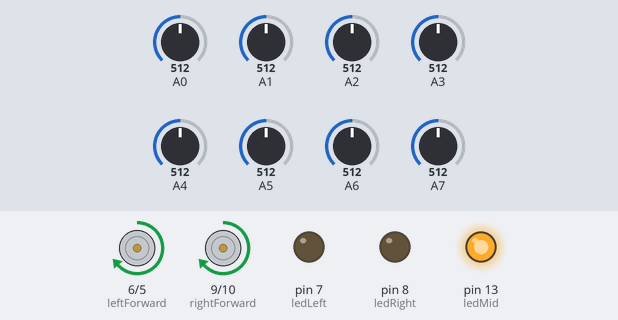
Bench run of a sketch on a simulated Arduino Nano, built with avr-gcc and run on an emulated ATmega328P. On the bench: motor-driver pin pairs drawn as motors (green arrow = first pin HIGH = forward, orange = second pin HIGH = backward, longer = more drive), output pins drawn as LEDs (lit = HIGH). The test bench sets the inputs (shaded band); at power-on: A1 = 512, A2 = 512, A0 = 512, A3 = 512, A4 = 512, A5 = 512, A6 = 512, A7 = 512.

Above: at 1.2 s.
1.3 s: A1 set to 966
2.8 s: A1 set to 993
At 4.0 s:
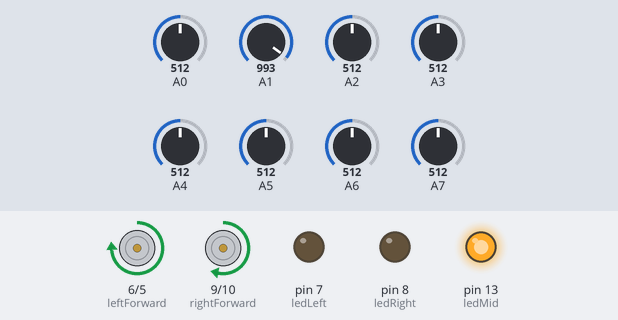
4.3 s: A2 set to 962
5.8 s: A2 set to 999
At 6.4 s:
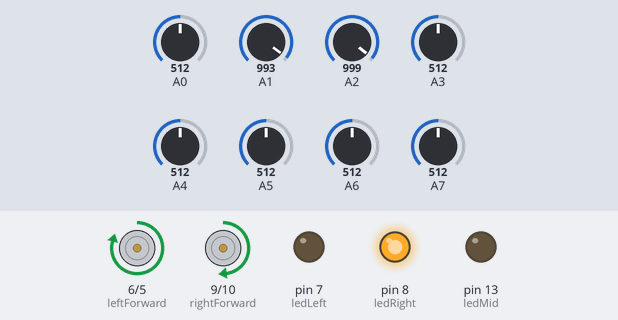
Timing chart, 0 to 8.3 s (numbered marks = the images above; inputs shaded):
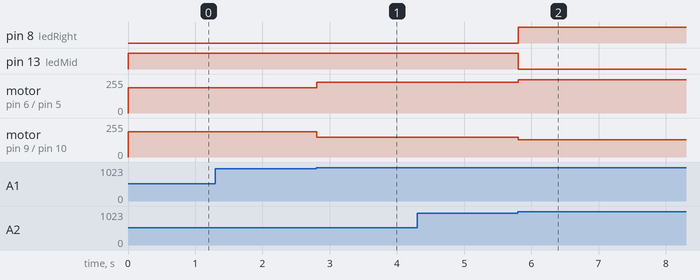

Measured:
- the behaviour switches between 980 and 981 on A1 (found by bisection; images 0 and 1)
- the behaviour switches between 980 and 981 on A2 (found by bisection; images 1 and 2)
- after the input at 1.3 s, every drawn part: stays the same
- after the input at 2.8 s, motor on pin 6 (leftForward) / pin 5 (leftReverse): forward 190/255 → forward 230/255 at once; motor on pin 9 (rightForward) / pin 10 (rightReverse): forward 190/255 → forward 150/255 at once
- after the input at 4.3 s, every drawn part: stays the same
- after the input at 5.8 s, pin 8 (ledRight): LOW → HIGH at once; pin 13 (ledMid): HIGH → LOW at once; motor on pin 6 (leftForward) / pin 5 (leftReverse): forward 230/255 → forward 250/255 at once; motor on pin 9 (rightForward) / pin 10 (rightReverse): forward 150/255 → forward 130/255 at once

The sketch:

RobotFollowerFullStack.ino
```cpp
#define swLeftUp digitalRead(pinSwLeftUp)
#define swLeftDown digitalRead(pinSwLeftDown)
#define swRightUp digitalRead(pinSwRightUp)
#define swRightDown digitalRead(pinSwRightDown)

int leftForward = 6; // Left Motor - Forward
int leftReverse = 5; // Left Motor - Revers
int rightForward = 9; // Right Motor - forward
int rightReverse = 10; // Right Motor - Reverse

int pinSwLeftUp = 3;
int pinSwLeftDown = 2;
int pinSwRightUp = 11;
int pinSwRightDown = 12;

int ledLeft = 7;
int ledMid = 13;
int ledRight = 8;

char buff[100];
// Black line 980
// White Line 880
// peka (Sensitivity) = white line value + ((black line valuie - white line value)/2)
int peka = 980;

int adc_sensor[8],
sendat[8],
robotSpeedRight,
robotSpeedLeft,
robotSpeed = 190, // Speed Range 0 - 255
kp = 20,
kd = 10,
lastError = 0,
error = 0,
x,
rate,
sensorBit,
maxpwm = 250,
t;
void setup() {
  // put your setup code here, to run once:
  //Serial.begin(9000);
  pinMode(A0, INPUT);
  pinMode(A1, INPUT);
  pinMode(A2, INPUT);
  pinMode(A3, INPUT);
  pinMode(A4, INPUT);
  pinMode(A5, INPUT);
  pinMode(A6, INPUT);
  pinMode(A7, INPUT);
  pinMode(leftForward, OUTPUT);
  pinMode(leftReverse, OUTPUT);
  pinMode(rightForward, OUTPUT);
  pinMode(rightReverse, OUTPUT);
  pinMode(pinSwLeftUp, INPUT_PULLUP);
  pinMode(pinSwLeftDown, INPUT_PULLUP);
  pinMode(pinSwRightUp, INPUT_PULLUP);
  pinMode(pinSwRightDown, INPUT_PULLUP);
  pinMode(ledLeft, OUTPUT);
  pinMode(ledMid, OUTPUT);
  pinMode(ledRight, OUTPUT);
}

void loop() {
  // put your main code here, to run repeatedly:
  follow_line();
}
void readSensor(){
  adc_sensor[0] = analogRead(A3);
  adc_sensor[1] = analogRead(A2);
  adc_sensor[2] = analogRead(A1);
  adc_sensor[3] = analogRead(A0);
  adc_sensor[4] = analogRead(A7);
  adc_sensor[5] = analogRead(A6);
  adc_sensor[6] = analogRead(A5);
  adc_sensor[7] = analogRead(A4);
//  delay(10);
 for(x = 7 ; x >= 0; x--){
  if(adc_sensor[x] > peka){
      sendat[x] = 1;
    } else{
      sendat[x] = 0;
      }
 }

 sensorBit = 0;
 for(x= 0; x<= 7; x++){
  sensorBit += sendat[x] * (1 << x);
 }

 // Displaying The Data
 sprintf(buff, "%3d %3d %3d %3d %3d %3d %3d %3d",
 adc_sensor[7],
 adc_sensor[6],
 adc_sensor[5],
 adc_sensor[4],
 adc_sensor[3],
 adc_sensor[2],
 adc_sensor[1],
 adc_sensor[0]);
 //Serial.print(buff);

 sprintf(buff, "%d%d%d%d%d%d%d%d %3d",
 sendat[7],
 sendat[6],
 sendat[5],
 sendat[4],
 sendat[3],
 sendat[2],
 sendat[1],
 sendat[0],
 peka);

 //Serial.println(buff);

}

void pv(){
    switch(sensorBit){
      case 0b10000000: error = -6; break;
      case 0b11000000: error = -5; break;
      case 0b01000000: error = -4; break;
      case 0b01100000: error = -4; break;
      case 0b00100000: error = -2; break;
      case 0b00110000: error = -1; break;
      case 0b00010000: error = 0; break;
      //
      case 0b00011000: error = 0; break;
      //
      case 0b00001000: error = 0; break;
      case 0b00001100: error = 1; break;
      case 0b00000100: error = 2; break;
      case 0b00000110: error = 3; break;
      case 0b00000010: error = 4; break;
      case 0b00000011: error = 5; break;
      case 0b00000001: error = 6; break;
      default: error = lastError; break;
    }
  }

void follow_line(){
    readSensor();
    pv();
    if(error < -2){
      digitalWrite(ledLeft, 1);
      digitalWrite(ledMid,0);
      digitalWrite(ledRight,0);
    }else if(error > 2){
      digitalWrite(ledLeft, 0);
      digitalWrite(ledMid,0);
      digitalWrite(ledRight,1);
    }else{
        digitalWrite(ledLeft, 0);
        digitalWrite(ledMid,1);
        digitalWrite(ledRight,0);
      }
      rate = error - lastError;
      lastError = error;
      int moveControl = (kp * error) + (rate * kd);
      robotSpeedRight = robotSpeed - moveControl;
      robotSpeedLeft = robotSpeed + moveControl;
      setMotor(robotSpeedLeft, robotSpeedRight);
      //Serial.println(robotSpeedLeft);
      //Serial.println(robotSpeedRight);
  }


void setMotor(int pwmLeft, int pwmRight){
    if(pwmLeft > maxpwm){
        pwmLeft = maxpwm;
      }else if(pwmLeft < -maxpwm){
        pwmLeft = -maxpwm;
      }
    if(pwmLeft < 0){
      pwmLeft *= -1;
      analogWrite(leftReverse, pwmLeft);
      analogWrite(leftForward, 0);
     }else{
      analogWrite(leftReverse, 0);
      analogWrite(leftForward, pwmLeft);
     }

     if(pwmRight > maxpwm){
       pwmRight = maxpwm;
      }else if(pwmRight < -maxpwm){
        pwmRight = -maxpwm;
       }

       if(pwmRight < 0){
          pwmRight *= -1;
          analogWrite(rightReverse, pwmRight);
          analogWrite(rightForward, 0);
        }else{
          analogWrite(rightReverse, 0);
          analogWrite(rightForward, pwmRight);
        }
  }
```
